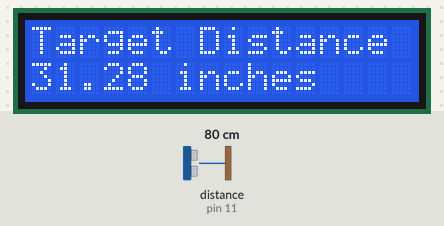
The sketch below on a simulated Arduino Uno, built with avr-gcc and run on an emulated ATmega328P. On the bench: 16×2 character LCD. Wiring (inferred from the names in the program): ultrasonic range finder: trigger pin 12; echo pin 11. Inputs (shaded band) come from the test bench; at power-on: distance to the obstacle (sensor on pin 11) 80 cm. The echo pulse lasts 58.3 µs per cm; what the sketch prints to the serial monitor is not drawn.

Above: at 1.2 s.
1.3 s: distance to the obstacle (sensor on pin 11) set to 250 cm
At 2.1 s:
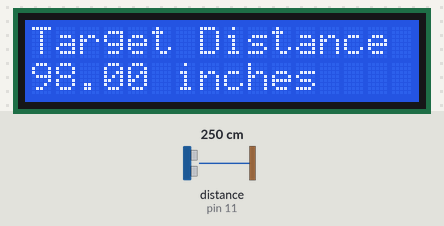
4.4 s: distance to the obstacle (sensor on pin 11) set to 2 cm
At 4.8 s:
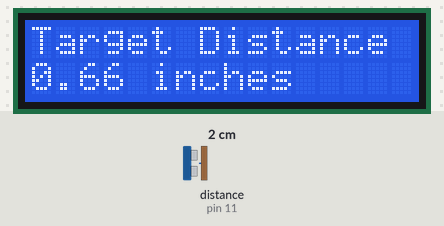
5.9 s: distance to the obstacle (sensor on pin 11) set to 4 cm
At 6.4 s:
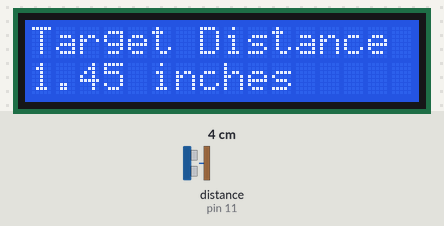
Timing chart, 0 to 8.9 s (numbered marks = the images above; inputs shaded):
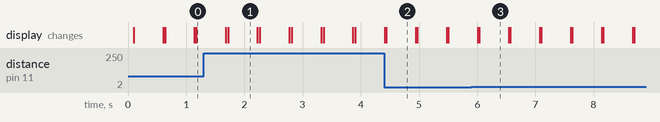

Measured:
- after the input at 1.3 s, the display: first differs from a run without the input after 0.42 s (image 1)
- after the input at 4.4 s, the display: first differs from a run without the input at once (image 2)
- after the input at 5.9 s, the display: first differs from a run without the input after 0.14 s (image 3)
- what the display in image 1 shows lasts 0.5 s, from 1.7 s to 2.2 s

The sketch:

59-Portable-Sensor.ino
```cpp
/**
 * Lesson 59 - Portable Sensor

 Homework Check from lesson 59
 Paul's own style

 I'm leaving mine wired the way I have it because I don't have a nano and mine works fine with my new
 breadboard
 */
 #include <LiquidCrystal.h>

 int rs = 7;
 int en = 6;
 int d4 = 5;
 int d5 = 4;
 int d6 = 3;
 int d7 = 2;

 LiquidCrystal lcd(rs,en,d4,d5,d6,d7);


int trigPin = 12;
int echoPin = 11;
int pingTravelTime;
float pingTravelDistance;
float distToTarget;

void setup() {
  pinMode(trigPin, OUTPUT);
  pinMode(echoPin, INPUT);
  lcd.begin(16,2);
  Serial.begin(9600);
}

void loop() {
  lcd.clear();
  digitalWrite(trigPin,LOW);
  delayMicroseconds(10);
  digitalWrite(trigPin,HIGH);
  delayMicroseconds(10);
  digitalWrite(trigPin,LOW);
  pingTravelTime = pulseIn(echoPin, HIGH);
  delay(25);
  pingTravelDistance = (pingTravelTime*765.*5280.*12.)/(3600.*1000000.);
  distToTarget = pingTravelDistance/2;
  Serial.print(distToTarget);
  Serial.println(" inches");

  lcd.setCursor(0, 0);
  lcd.print("Target Distance");
  lcd.setCursor(0, 1);
  lcd.print(distToTarget);
  lcd.print(" inches");
  delay(500);
  }
```
